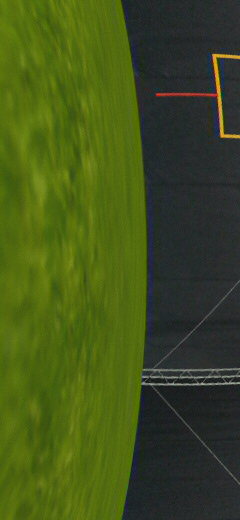
//> input picture testing_optical_flow_fabian/data/sim_flight_poles_dataset/12529000.jpg, 240 x 520 px; its folder holds 4 pictures in this run
$ ./optical_flow   (built with g++ and OpenCV 4)
//> lines starting //> are read from the running program, lines starting //| are printed output that depends on the picture; after the words box and inside, x2 and y2 are one past the last pixel; in counts of white or black regions, pixels touching at a corner belong together
#include <iostream>
#include <vector>
#include <string>
#include <algorithm>
#include <filesystem>
#include <opencv2/opencv.hpp>

// Helper function: returns true if filename ends with ".jpg" (case-insensitive)
bool endsWithJpg(const std::string &filename) {
    if (filename.size() < 4) return false;
    std::string ext = filename.substr(filename.size() - 4);
    for (auto &c : ext)
        c = static_cast<char>(std::tolower(static_cast<unsigned char>(c)));
    return (ext == ".jpg");
}

int main(int argc, char* argv[])
{
    // Set the default folder path; can be overridden by command-line argument.
    std::string folderPath = "../data/sim_flight_poles_dataset";
    if (argc > 1) {
        folderPath = argv[1];
    }

    // Collect all .jpg files from the directory.
    std::vector<std::string> imageFiles;
    try {
        for (const auto &entry : std::filesystem::directory_iterator(folderPath)) {
            if (entry.is_regular_file()) {
                std::string path = entry.path().string();
                if (endsWithJpg(path)) {
                    imageFiles.push_back(path);
                }
            }
        }
    }
    catch (const std::filesystem::filesystem_error &e) {
        std::cerr << "Filesystem error: " << e.what() << std::endl;
        return 1;
    }
    if (imageFiles.empty()) {
        std::cerr << "No .jpg files found in: " << folderPath << std::endl;
        return 0;
    }

    // Sort filenames alphabetically.
    std::sort(imageFiles.begin(), imageFiles.end());

    // Define an upscaling factor.
    double scaleFactor = 2.0;  // Change this value to upscale more or less.

    // Process images in pairs.
    for (size_t i = 0; i < imageFiles.size() - 1; i += 2) {
        // Load the images in color.
        cv::Mat img1 = cv::imread(imageFiles[i], cv::IMREAD_COLOR);
//> img1 is the input picture: 520 rows x 240 cols, CV_8UC3; mean B, G, R 27, 81.4, 65.3
        cv::Mat img2 = cv::imread(imageFiles[i + 1], cv::IMREAD_COLOR);
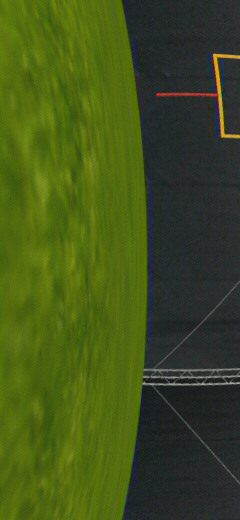
//> input picture testing_optical_flow_fabian/data/sim_flight_poles_dataset/13060000.jpg, 240 x 520 px
//> img2 is the input picture: 520 rows x 240 cols, CV_8UC3; mean B, G, R 26.9, 81.6, 65.4
        if (img1.empty() || img2.empty()) {
            std::cerr << "Error: Could not load image: "
                      << imageFiles[i] << " or " << imageFiles[i + 1] << std::endl;
            continue;
        }

        // Rotate images 90° counterclockwise.
        cv::Mat rotatedImg1, rotatedImg2;
        cv::rotate(img1, rotatedImg1, cv::ROTATE_90_COUNTERCLOCKWISE);
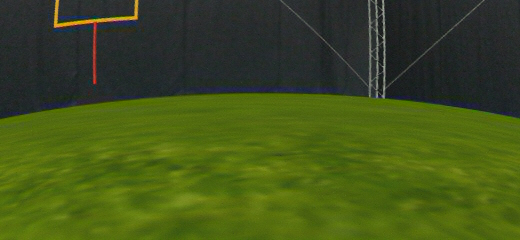
//> rotatedImg1: 240 rows x 520 cols, CV_8UC3; mean B, G, R 27, 81.4, 65.3
        cv::rotate(img2, rotatedImg2, cv::ROTATE_90_COUNTERCLOCKWISE);

        // Upscale the rotated images.
        cv::Mat upscaledImg1, upscaledImg2;
        cv::resize(rotatedImg1, upscaledImg1, cv::Size(), scaleFactor, scaleFactor, cv::INTER_LINEAR);
        cv::resize(rotatedImg2, upscaledImg2, cv::Size(), scaleFactor, scaleFactor, cv::INTER_LINEAR);

        // Convert upscaled images to grayscale (required for optical flow).
        cv::Mat gray1, gray2;
        cv::cvtColor(upscaledImg1, gray1, cv::COLOR_BGR2GRAY);
        cv::cvtColor(upscaledImg2, gray2, cv::COLOR_BGR2GRAY);

        // Compute optical flow between the two grayscale images using Farneback's algorithm.
        cv::Mat flow;  // This will hold the 2-channel flow vectors (dx, dy)
        cv::calcOpticalFlowFarneback(
            gray1, gray2, flow,
            0.5,   // pyramid scale (<1)
            3,     // number of pyramid layers
            15,    // window size
            3,     // number of iterations per pyramid level
            5,     // size of the pixel neighborhood used to find polynomial expansion (poly_n)
            1.2,   // standard deviation for Gaussian smoothing (poly_sigma)
            0      // flags
        );

        // Create an optical flow visualization.
        cv::Mat flowVisualization;
        cv::cvtColor(gray1, flowVisualization, cv::COLOR_GRAY2BGR);
        const int step = 16;  // Sampling step for drawing flow vectors.
        for (int y = 0; y < flowVisualization.rows; y += step) {
            for (int x = 0; x < flowVisualization.cols; x += step) {
                const cv::Point2f &fxy = flow.at<cv::Point2f>(y, x);
                cv::line(flowVisualization,
                         cv::Point(x, y),
                         cv::Point(cvRound(x + fxy.x), cvRound(y + fxy.y)),
                         cv::Scalar(0, 255, 0), 1);
                cv::circle(flowVisualization, cv::Point(x, y), 1, cv::Scalar(0, 0, 255), -1);
            }
        }
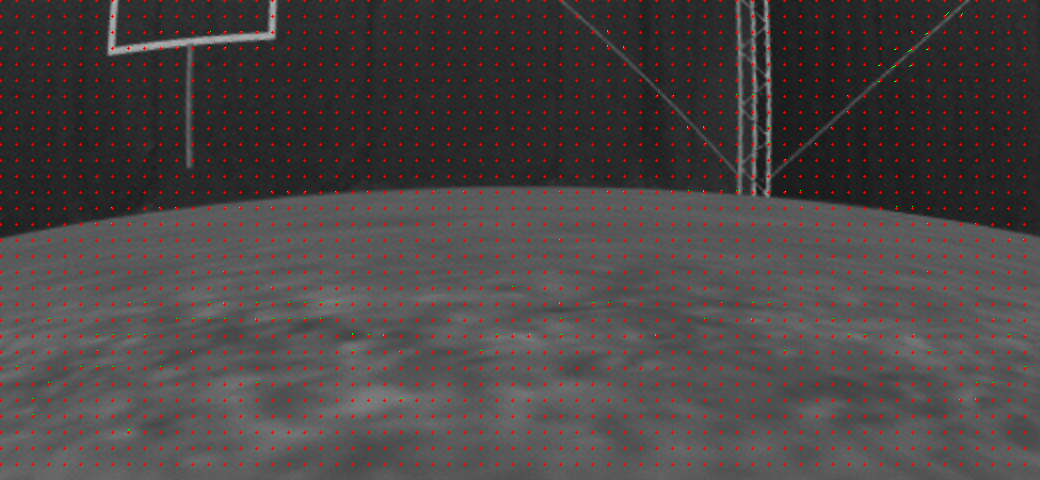
//> flowVisualization: 480 rows x 1040 cols, CV_8UC3; mean B, G, R 69, 69.1, 73.9

        // Segment motion by thresholding the optical flow magnitude.
        cv::Mat flowChannels[2];
        cv::split(flow, flowChannels);
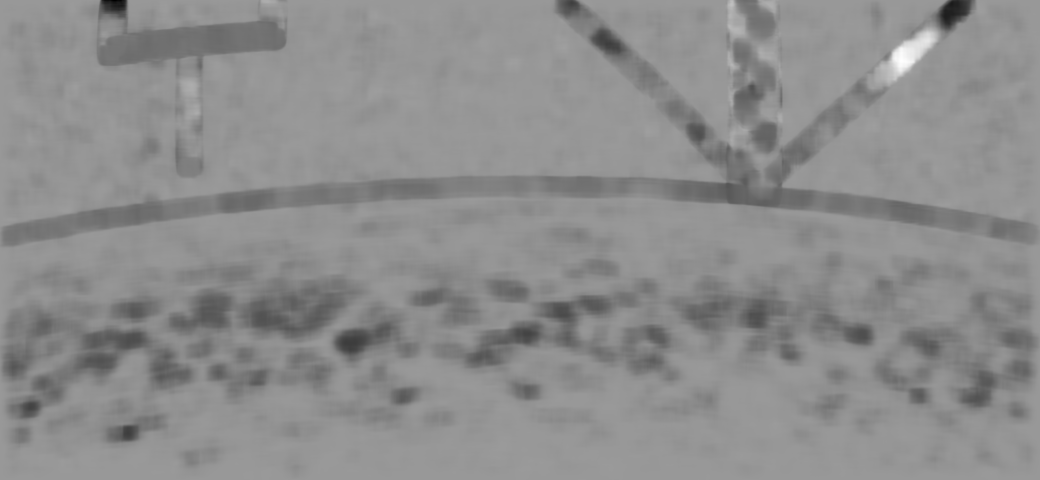
//> flowChannels[1]: 480 rows x 1040 cols, CV_32FC1; min -5.13, max 3.42, mean -0.394; drawn with min black and max white
        cv::Mat magnitude, angle;
        cv::cartToPolar(flowChannels[0], flowChannels[1], magnitude, angle, true);  // angle in degrees
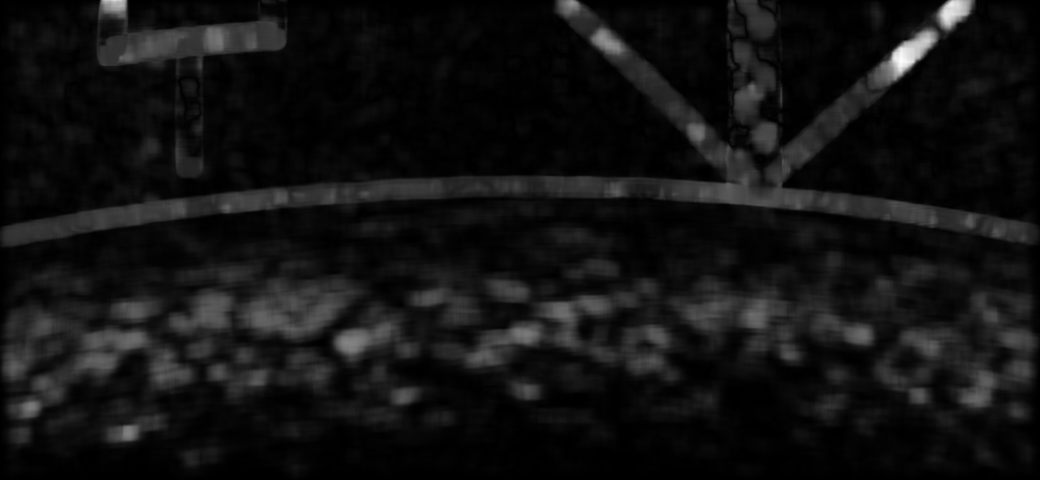
//> magnitude: 480 rows x 1040 cols, CV_32FC1; min 0.000109, max 6.09, mean 0.448; drawn with min black and max white
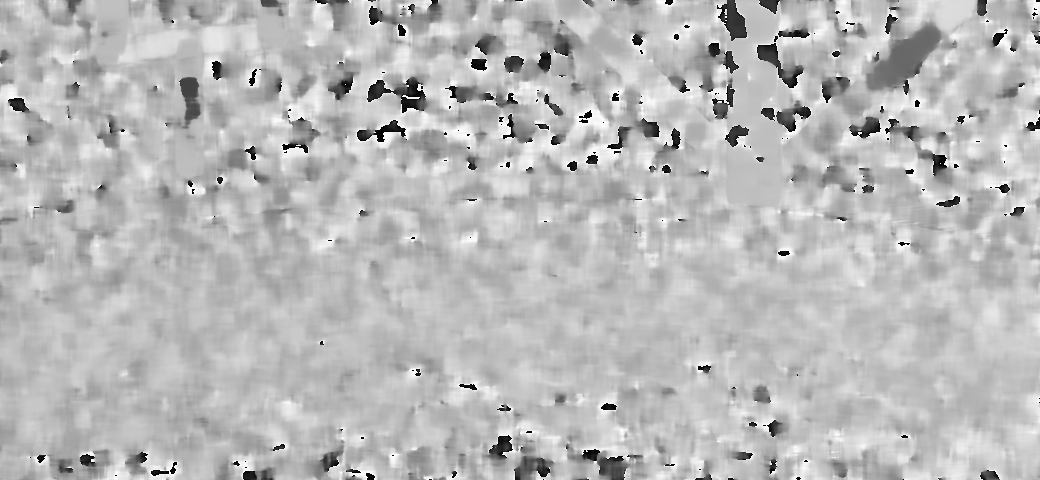
//> angle: 480 rows x 1040 cols, CV_32FC1; min 0.00194, max 360, mean 261.6; drawn with min black and max white

        // Threshold the magnitude to segment areas with significant motion.
        double threshValue = 2.0;  // Tune this threshold based on your data.
        cv::Mat segmented;
        cv::threshold(magnitude, segmented, threshValue, 255, cv::THRESH_BINARY);
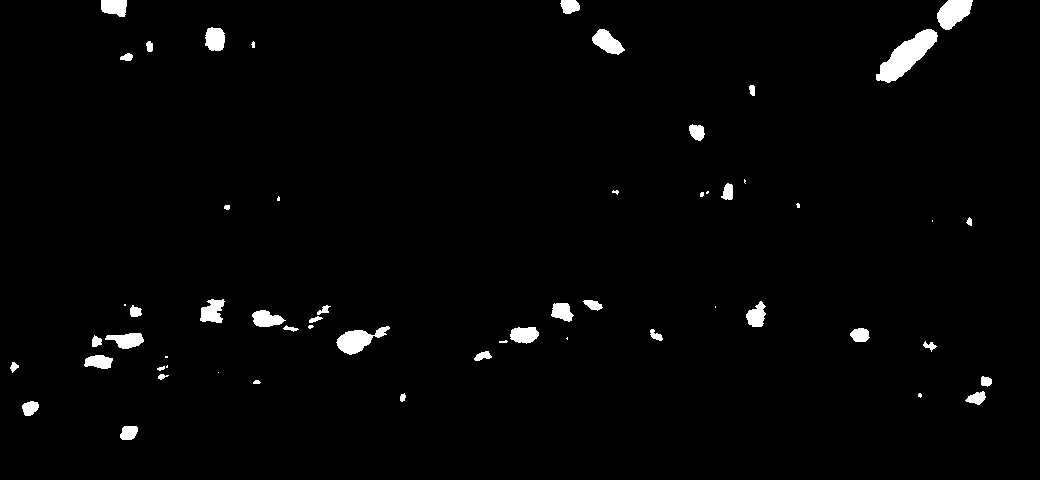
//> segmented: 480 rows x 1040 cols, CV_32FC1; 1.9% white; 57 white regions (15 under 20 px), largest, box (x1, y1, x2, y2) and area: (876, 29, 938, 83) 1456, (336, 326, 390, 355) 736, (937, 0, 973, 30) 724
        segmented.convertTo(segmented, CV_8U);

        // Create display windows.
        const std::string win1 = "Upscaled Image 1";
        const std::string win2 = "Upscaled Image 2";
        const std::string winFlow = "Optical Flow";
        const std::string winSegmented = "Segmented Motion";
        cv::namedWindow(win1, cv::WINDOW_AUTOSIZE);
        cv::namedWindow(win2, cv::WINDOW_AUTOSIZE);
        cv::namedWindow(winFlow, cv::WINDOW_AUTOSIZE);
        cv::namedWindow(winSegmented, cv::WINDOW_AUTOSIZE);

        // Position the windows (adjust coordinates as needed).
        cv::moveWindow(win1, 50, 50);
        cv::moveWindow(win2, upscaledImg1.cols + 100, 50);
        cv::moveWindow(winFlow, 50, upscaledImg1.rows + 100);
        cv::moveWindow(winSegmented, upscaledImg1.cols + 100, upscaledImg1.rows + 100);

        // Display the images.
        cv::imshow(win1, upscaledImg1);
        cv::imshow(win2, upscaledImg2);
        cv::imshow(winFlow, flowVisualization);
        cv::imshow(winSegmented, segmented);

        std::cout << "Displaying:\n  " << imageFiles[i]
                  << "\n  " << imageFiles[i + 1]
                  << "\nPress any key to move on to the next pair..." << std::endl;
        cv::waitKey(0);  // Wait for a key press.

        // Destroy all windows before processing the next pair.
        cv::destroyAllWindows();
    }
//> pass 2 of the loop `for (size_t i = 0; i < imageFiles.size() - 1; i += 2)`:
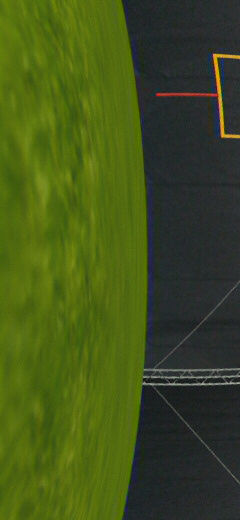
//> input picture testing_optical_flow_fabian/data/sim_flight_poles_dataset/13400000.jpg, 240 x 520 px
//> img1 is the input picture: 520 rows x 240 cols, CV_8UC3; mean B, G, R 26.9, 81.6, 65.4
//> after the loop `for (int y = 0; y < flowVisualization.rows; y += step)`:
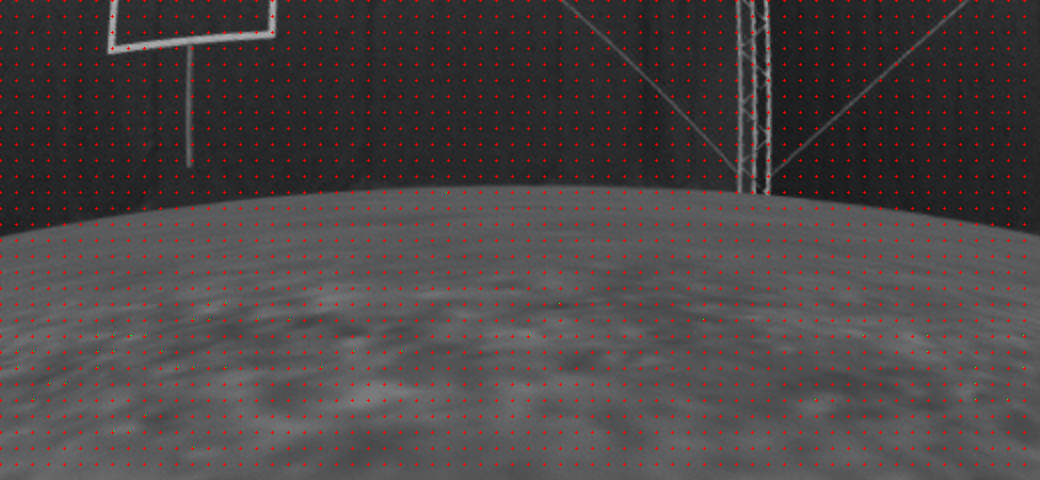
//> flowVisualization: 480 rows x 1040 cols, CV_8UC3; mean B, G, R 69.1, 69.1, 74.1
//> `cv::threshold(magnitude, segmented, threshValue, 255, cv::THRESH_BINAR..`:
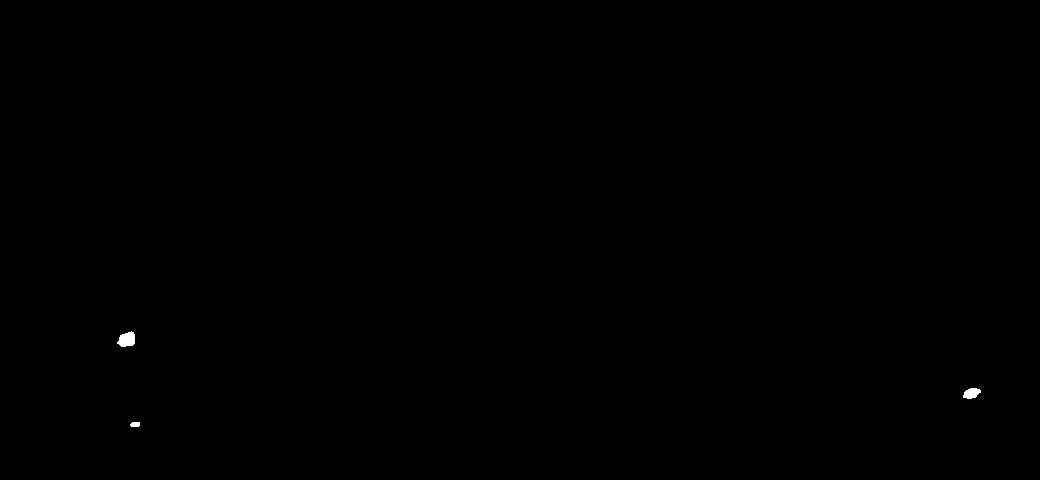
//> segmented: 480 rows x 1040 cols, CV_32FC1; 0.08% white; 3 white regions, box (x1, y1, x2, y2) and area: (117, 331, 135, 347) 209, (963, 388, 981, 399) 142, (130, 422, 140, 427) 45

    return 0;
}
